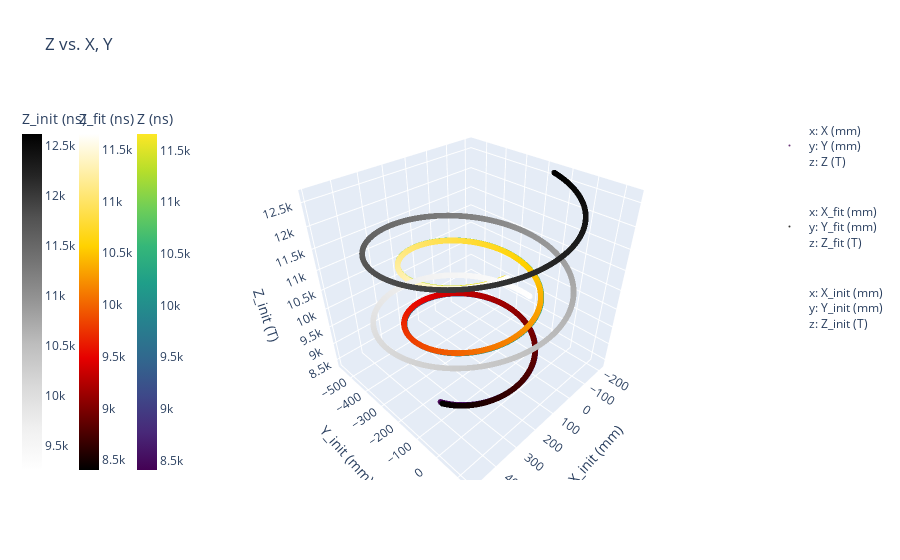

Notebook code for this chart:
### Code cell
scatter3d([df_true.X,df_true.X_fit,df_true.X_init],[df_true.Y,df_true.Y_fit,df_true.Y_init],[df_true.Z,df_true.Z_fit,df_true.Z_init],colors_list=["Viridis","Hot","Greys"],inline=True);
#scatter3d([df_true.X,df_true.X_fit],[df_true.Y,df_true.Y_fit],[df_true.Z,df_true.Z_fit],colors_list=["Viridis","Hot"],inline=True);
#scatter3d([df_true.X_fit],[df_true.Y_fit],[df_true.Z_fit],inline=True);
#scatter3d([df_true.X_init],[df_true.Y_init],[df_true.Z_init],inline=True);

### Figure 1 — Plotly figure (JSON) as saved in the notebook; plotly's stock layout.template omitted (floating-point values rounded to 4 significant figures; data arrays with more than 128 entries replaced by an {"elided": "..."} marker saying what was removed)
{"data": [{"marker": {"cauto": false, "cmax": 11660.0, "cmin": 8410.0, "color": {"elided": "1551 float values"}, "colorbar": {"thickness": 20, "title": {"text": "Z (ns)"}, "x": -0.1, "y": 0.5}, "colorscale": [[0, "#440154"], [0.1111, "#482878"], [0.2222, "#3e4989"], [0.3333, "#31688e"], [0.4444, "#26828e"], [0.5556, "#1f9e89"], [0.6667, "#35b779"], [0.7778, "#6ece58"], [0.8889, "#b5de2b"], [1, "#fde725"]], "opacity": 0.8, "reversescale": false, "showscale": true, "size": 2}, "mode": "markers", "name": "<br>x: X (mm)<br>y: Y (mm)<br>z: Z (T)<br>", "type": "scatter3d", "x": {"elided": "1551 float values"}, "y": {"elided": "1551 float values"}, "z": {"elided": "1551 float values"}}, {"marker": {"cauto": false, "cmax": 11650.0, "cmin": 8404.0, "color": {"elided": "1551 float values"}, "colorbar": {"thickness": 20, "title": {"text": "Z_fit (ns)"}, "x": -0.2, "y": 0.5}, "colorscale": [[0, "rgb(0,0,0)"], [0.3333, "rgb(230,0,0)"], [0.6667, "rgb(255,210,0)"], [1, "rgb(255,255,255)"]], "opacity": 0.8, "reversescale": false, "showscale": true, "size": 2}, "mode": "markers", "name": "<br>x: X_fit (mm)<br>y: Y_fit (mm)<br>z: Z_fit (T)<br>", "type": "scatter3d", "x": {"elided": "1551 float values"}, "y": {"elided": "1551 float values"}, "z": {"elided": "1551 float values"}}, {"marker": {"cauto": false, "cmax": 12610.0, "cmin": 9260, "color": {"elided": "1551 float values"}, "colorbar": {"thickness": 20, "title": {"text": "Z_init (ns)"}, "x": -0.3, "y": 0.5}, "colorscale": [[0, "rgb(255,255,255)"], [0.125, "rgb(240,240,240)"], [0.25, "rgb(217,217,217)"], [0.375, "rgb(189,189,189)"], [0.5, "rgb(150,150,150)"], [0.625, "rgb(115,115,115)"], [0.75, "rgb(82,82,82)"], [0.875, "rgb(37,37,37)"], [1, "rgb(0,0,0)"]], "opacity": 0.8, "reversescale": false, "showscale": true, "size": 2}, "mode": "markers", "name": "<br>x: X_init (mm)<br>y: Y_init (mm)<br>z: Z_init (T)<br>", "type": "scatter3d", "x": {"elided": "1551 float values"}, "y": {"elided": "1551 float values"}, "z": {"elided": "1551 float values"}}], "layout": {"scene": {"xaxis": {"title": {"text": "X_init (mm)"}}, "yaxis": {"title": {"text": "Y_init (mm)"}}, "zaxis": {"title": {"text": "Z_init (T)"}}}, "showlegend": true, "title": {"text": "Z vs. X, Y"}}}
